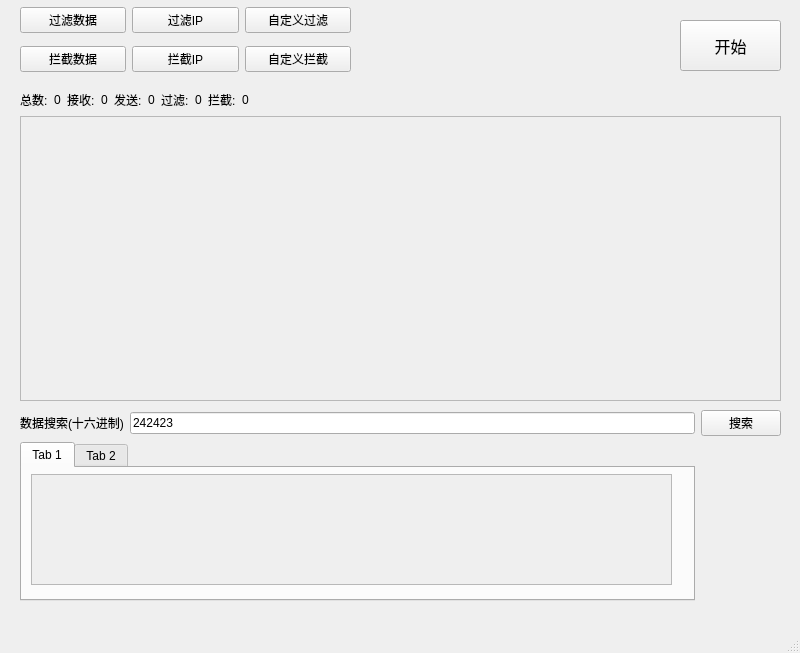
<?xml version="1.0" encoding="UTF-8"?>
<ui version="4.0">
 <class>MainWindow</class>
 <widget class="QMainWindow" name="MainWindow">
  <property name="geometry">
   <rect>
    <x>0</x>
    <y>0</y>
    <width>800</width>
    <height>653</height>
   </rect>
  </property>
  <property name="windowTitle">
   <string>MainWindow</string>
  </property>
  <widget class="QWidget" name="centralwidget">
   <widget class="QPushButton" name="startBtn">
    <property name="geometry">
     <rect>
      <x>680</x>
      <y>20</y>
      <width>101</width>
      <height>51</height>
     </rect>
    </property>
    <property name="font">
     <font>
      <pointsize>12</pointsize>
     </font>
    </property>
    <property name="text">
     <string>开始</string>
    </property>
   </widget>
   <widget class="QWidget" name="gridLayoutWidget">
    <property name="geometry">
     <rect>
      <x>20</x>
      <y>90</y>
      <width>761</width>
      <height>311</height>
     </rect>
    </property>
    <layout class="QGridLayout" name="gridLayout">
     <item row="0" column="5">
      <widget class="QLabel" name="send_cnt">
       <property name="font">
        <font>
         <pointsize>9</pointsize>
        </font>
       </property>
       <property name="text">
        <string>0</string>
       </property>
      </widget>
     </item>
     <item row="0" column="10">
      <spacer name="horizontalSpacer">
       <property name="orientation">
        <enum>Qt::Horizontal</enum>
       </property>
       <property name="sizeHint" stdset="0">
        <size>
         <width>40</width>
         <height>20</height>
        </size>
       </property>
      </spacer>
     </item>
     <item row="0" column="4">
      <widget class="QLabel" name="label_2">
       <property name="font">
        <font>
         <pointsize>9</pointsize>
        </font>
       </property>
       <property name="text">
        <string>发送:</string>
       </property>
      </widget>
     </item>
     <item row="0" column="8">
      <widget class="QLabel" name="label_9">
       <property name="font">
        <font>
         <pointsize>9</pointsize>
        </font>
       </property>
       <property name="text">
        <string>拦截:</string>
       </property>
      </widget>
     </item>
     <item row="0" column="1">
      <widget class="QLabel" name="total_cnt">
       <property name="font">
        <font>
         <pointsize>9</pointsize>
        </font>
       </property>
       <property name="text">
        <string>0</string>
       </property>
      </widget>
     </item>
     <item row="0" column="6">
      <widget class="QLabel" name="label_5">
       <property name="font">
        <font>
         <pointsize>9</pointsize>
        </font>
       </property>
       <property name="text">
        <string>过滤:</string>
       </property>
      </widget>
     </item>
     <item row="0" column="2">
      <widget class="QLabel" name="label">
       <property name="font">
        <font>
         <pointsize>9</pointsize>
        </font>
       </property>
       <property name="text">
        <string>接收:</string>
       </property>
      </widget>
     </item>
     <item row="0" column="9">
      <widget class="QLabel" name="forbid_cnt">
       <property name="font">
        <font>
         <pointsize>9</pointsize>
        </font>
       </property>
       <property name="text">
        <string>0</string>
       </property>
      </widget>
     </item>
     <item row="0" column="7">
      <widget class="QLabel" name="hide_cnt">
       <property name="font">
        <font>
         <pointsize>9</pointsize>
        </font>
       </property>
       <property name="text">
        <string>0</string>
       </property>
      </widget>
     </item>
     <item row="0" column="0">
      <widget class="QLabel" name="label_7">
       <property name="font">
        <font>
         <pointsize>9</pointsize>
        </font>
       </property>
       <property name="text">
        <string>总数:</string>
       </property>
      </widget>
     </item>
     <item row="0" column="3">
      <widget class="QLabel" name="recv_cnt">
       <property name="font">
        <font>
         <pointsize>9</pointsize>
        </font>
       </property>
       <property name="text">
        <string>0</string>
       </property>
      </widget>
     </item>
     <item row="1" column="0" colspan="14">
      <widget class="QScrollArea" name="scrollArea">
       <property name="enabled">
        <bool>true</bool>
       </property>
       <property name="widgetResizable">
        <bool>true</bool>
       </property>
       <widget class="QWidget" name="scrollAreaWidgetContents">
        <property name="geometry">
         <rect>
          <x>0</x>
          <y>0</y>
          <width>757</width>
          <height>280</height>
         </rect>
        </property>
       </widget>
      </widget>
     </item>
    </layout>
   </widget>
   <widget class="QWidget" name="gridLayoutWidget_2">
    <property name="geometry">
     <rect>
      <x>20</x>
      <y>0</y>
      <width>331</width>
      <height>80</height>
     </rect>
    </property>
    <layout class="QGridLayout" name="gridLayout_2">
     <item row="0" column="1">
      <widget class="QPushButton" name="hide_list_btn_3">
       <property name="text">
        <string>过滤IP</string>
       </property>
      </widget>
     </item>
     <item row="0" column="2">
      <widget class="QPushButton" name="hide_list_btn_4">
       <property name="text">
        <string>自定义过滤</string>
       </property>
      </widget>
     </item>
     <item row="0" column="0">
      <widget class="QPushButton" name="hide_list_btn">
       <property name="text">
        <string>过滤数据</string>
       </property>
      </widget>
     </item>
     <item row="1" column="0">
      <widget class="QPushButton" name="hide_list_btn_2">
       <property name="text">
        <string>拦截数据</string>
       </property>
      </widget>
     </item>
     <item row="1" column="1">
      <widget class="QPushButton" name="hide_list_btn_6">
       <property name="text">
        <string>拦截IP</string>
       </property>
      </widget>
     </item>
     <item row="1" column="2">
      <widget class="QPushButton" name="hide_list_btn_5">
       <property name="text">
        <string>自定义拦截</string>
       </property>
      </widget>
     </item>
    </layout>
   </widget>
   <widget class="QWidget" name="gridLayoutWidget_3">
    <property name="geometry">
     <rect>
      <x>20</x>
      <y>410</y>
      <width>761</width>
      <height>191</height>
     </rect>
    </property>
    <layout class="QGridLayout" name="gridLayout_3">
     <item row="0" column="0">
      <widget class="QLabel" name="label_3">
       <property name="text">
        <string>数据搜索(十六进制)</string>
       </property>
      </widget>
     </item>
     <item row="0" column="1">
      <widget class="QLineEdit" name="lineEdit">
       <property name="text">
        <string>242423</string>
       </property>
      </widget>
     </item>
     <item row="0" column="2">
      <widget class="QPushButton" name="pushButton_2">
       <property name="text">
        <string>搜索</string>
       </property>
      </widget>
     </item>
     <item row="1" column="0" colspan="2">
      <widget class="QTabWidget" name="tabWidget">
       <property name="currentIndex">
        <number>0</number>
       </property>
       <widget class="QWidget" name="tab">
        <attribute name="title">
         <string>Tab 1</string>
        </attribute>
        <widget class="QScrollArea" name="scrollArea_2">
         <property name="geometry">
          <rect>
           <x>9</x>
           <y>6</y>
           <width>641</width>
           <height>111</height>
          </rect>
         </property>
         <property name="widgetResizable">
          <bool>true</bool>
         </property>
         <widget class="QWidget" name="scrollAreaWidgetContents_2">
          <property name="geometry">
           <rect>
            <x>0</x>
            <y>0</y>
            <width>639</width>
            <height>109</height>
           </rect>
          </property>
         </widget>
        </widget>
       </widget>
       <widget class="QWidget" name="tab_2">
        <attribute name="title">
         <string>Tab 2</string>
        </attribute>
       </widget>
      </widget>
     </item>
    </layout>
   </widget>
  </widget>
  <widget class="QMenuBar" name="menubar">
   <property name="geometry">
    <rect>
     <x>0</x>
     <y>0</y>
     <width>800</width>
     <height>26</height>
    </rect>
   </property>
  </widget>
  <widget class="QStatusBar" name="statusbar"/>
 </widget>
 <resources/>
 <connections/>
</ui>
